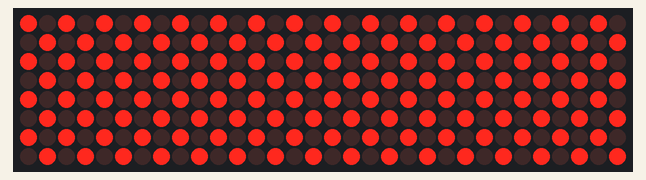
The sketch below on a simulated Arduino Uno, built with avr-gcc and run on an emulated ATmega328P. Shown: 32×8 LED matrix.

Above: at 0.08 s.
At 103.8 s:
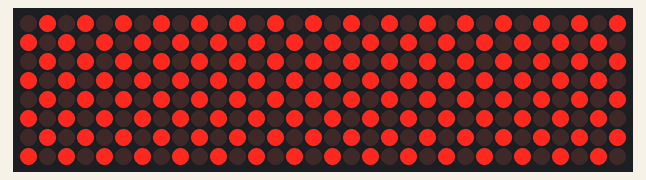

The sketch:

metrix_10.ino
```cpp
#include "LedControl.h"

const int DIN=7;
const int CS=8;
const int CLK=9;
const int MATRIX=4;

LedControl dot_matrix = LedControl(DIN,CS,CLK, MATRIX);

void dot_metrix_init(int matrix) {
  for(int i=0; i<matrix; i++) {
    dot_matrix.shutdown(i,false);
    dot_matrix.setIntensity(i,0);
    dot_matrix.clearDisplay(i);
  }
}

void setup() {
  dot_metrix_init(MATRIX);

}

void loop() {

  int n = 0;
  int line = 0;


  dot_matrix.setRow(n,line, B10101010);
  dot_matrix.setRow(n,1, B01010101);
  dot_matrix.setRow(n,2, B10101010);
  dot_matrix.setRow(n,3, B01010101);
  dot_matrix.setRow(n,4, B10101010);
  dot_matrix.setRow(n,5, B01010101);
  dot_matrix.setRow(n,6, B10101010);
  dot_matrix.setRow(n,7, B01010101);
  dot_matrix.setRow(1,line, B10101010);
  dot_matrix.setRow(1,1, B01010101);
  dot_matrix.setRow(1,2, B10101010);
  dot_matrix.setRow(1,3, B01010101);
  dot_matrix.setRow(1,4, B10101010);
  dot_matrix.setRow(1,5, B01010101);
  dot_matrix.setRow(1,6, B10101010);
  dot_matrix.setRow(1,7, B01010101);
  dot_matrix.setRow(2,line, B10101010);
  dot_matrix.setRow(2,1, B01010101);
  dot_matrix.setRow(2,2, B10101010);
  dot_matrix.setRow(2,3, B01010101);
  dot_matrix.setRow(2,4, B10101010);
  dot_matrix.setRow(2,5, B01010101);
  dot_matrix.setRow(2,6, B10101010);
  dot_matrix.setRow(2,7, B01010101);
dot_matrix.setRow(3,line, B10101010);
  dot_matrix.setRow(3,1, B01010101);
  dot_matrix.setRow(3,2, B10101010);
  dot_matrix.setRow(3,3, B01010101);
  dot_matrix.setRow(3,4, B10101010);
  dot_matrix.setRow(3,5, B01010101);
  dot_matrix.setRow(3,6, B10101010);
  dot_matrix.setRow(3,7, B01010101);

  delay(100);

  dot_matrix.setRow(n,line, B01010101);
  dot_matrix.setRow(n,1, B10101010);
  dot_matrix.setRow(n,2, B01010101);
  dot_matrix.setRow(n,3, B10101010);
  dot_matrix.setRow(n,4, B01010101);
  dot_matrix.setRow(n,5, B10101010);
  dot_matrix.setRow(n,6, B01010101);
  dot_matrix.setRow(n,7, B10101010);
   dot_matrix.setRow(1,line, B01010101);
  dot_matrix.setRow(1,1, B10101010);
  dot_matrix.setRow(1,2, B01010101);
  dot_matrix.setRow(1,3, B10101010);
  dot_matrix.setRow(1,4, B01010101);
  dot_matrix.setRow(1,5, B10101010);
  dot_matrix.setRow(1,6, B01010101);
  dot_matrix.setRow(1,7, B10101010);
   dot_matrix.setRow(2,line, B01010101);
  dot_matrix.setRow(2,1, B10101010);
  dot_matrix.setRow(2,2, B01010101);
  dot_matrix.setRow(2,3, B10101010);
  dot_matrix.setRow(2,4, B01010101);
  dot_matrix.setRow(2,5, B10101010);
  dot_matrix.setRow(2,6, B01010101);
  dot_matrix.setRow(2,7, B10101010);
   dot_matrix.setRow(3,line, B01010101);
  dot_matrix.setRow(3,1, B10101010);
  dot_matrix.setRow(3,2, B01010101);
  dot_matrix.setRow(3,3, B10101010);
  dot_matrix.setRow(3,4, B01010101);
  dot_matrix.setRow(3,5, B10101010);
  dot_matrix.setRow(3,6, B01010101);
  dot_matrix.setRow(3,7, B10101010);


  delay(100);

}
```
